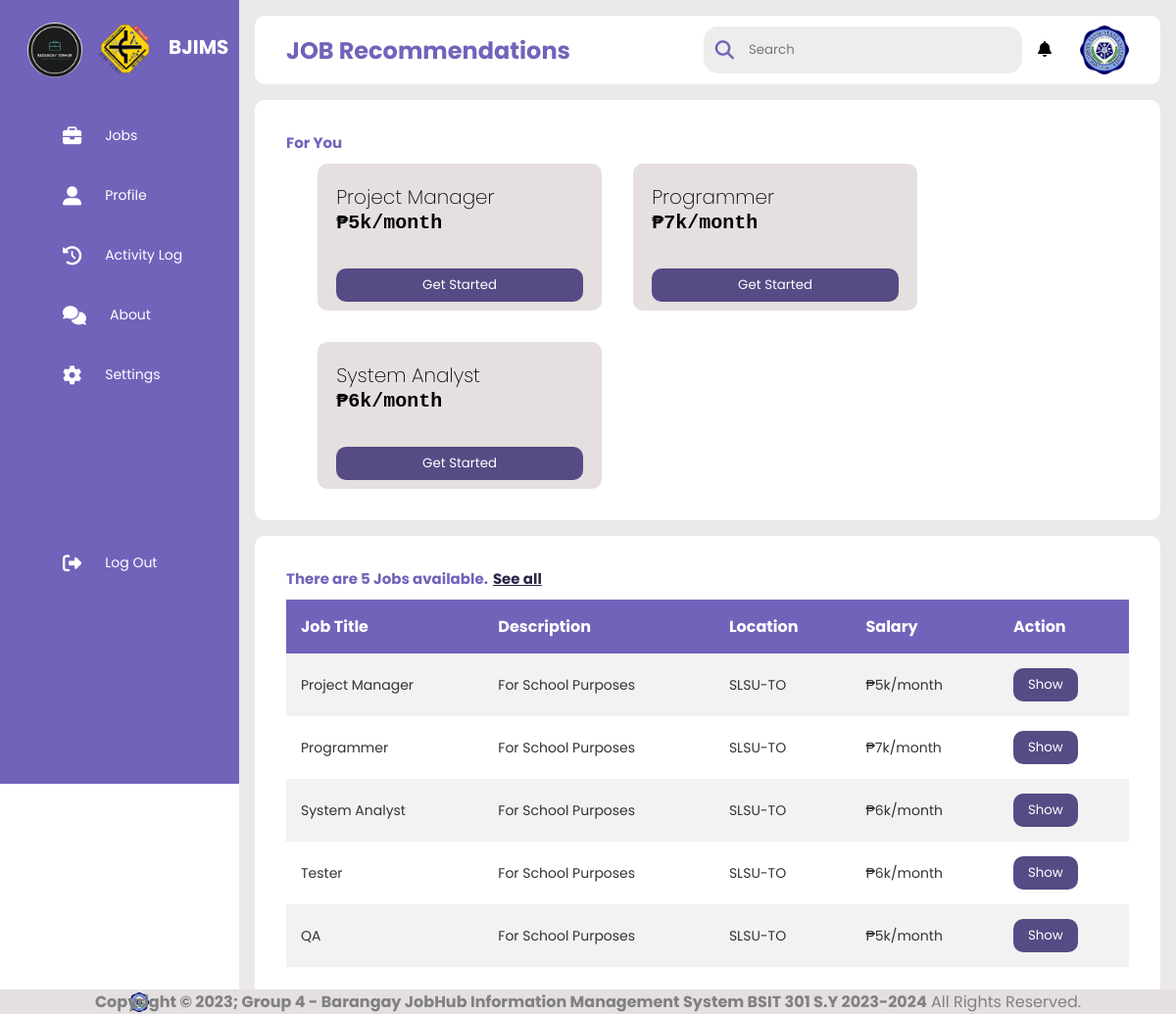
The app's page /jobseekers/jobseekers.php (signed in) with its own data.
### tables this page shows
CREATE TABLE `jobs` (
  `jobid` int(11) NOT NULL,
  `title` varchar(50) DEFAULT NULL,
  `description` varchar(255) DEFAULT NULL,
  `location` varchar(50) DEFAULT NULL,
  `requirements` varchar(255) DEFAULT NULL,
  `salary` varchar(50) DEFAULT NULL,
  `posteddate` date DEFAULT NULL
);

### jobseekers/jobseekers.php (the view, shortened to what this page needs)
<?php
$user_id = $_SESSION['user_id'];
?>
<!DOCTYPE html>
<html lang="en">
    <head>
        <link rel="stylesheet" href="../css/jobseekers.css"/>
        <link rel="stylesheet" href="https://cdnjs.cloudflare.com/ajax/libs/font-awesome/6.4.0/css/all.min.css"/>
    </head>
    <body>
        <div class="sidebar">
            <?php include("sidebar.php") ?>
        </div>
        <div class="main--content">
            <div class="header--wrapper">
                <div class="header--title">
                    <h2>JOB Recommendations</h2>
                </div>
                <div class="user--info">
                    <div class="search--box">
                        <i class="fas fasolid fa-search"></i>
                        <input type="text" id="Input" placeholder="Search"/>
                    </div>
                    <div class="notification">
                        <div class="notif-icon" onclick="toggleNotifi()">
                            <i class="fas fa-bell"></i>
                        </div>
                    </div>
                    <img src="../img/slsu.png" alt=""/>
                </div>
            </div>
            <div class="card--container">
                <h1 class="main--title">For You</h1>
                <div class="card-wrapper">
                    <div class="payment--card">
                        <div class="card--header">
                            <div class="amount">
                            <?php
                                require_once "../connection.php";
                                $sql = mysqli_query($conn, "SELECT * FROM jobs WHERE jobid=1");
                                $row = mysqli_num_rows($sql);
                                if($row > 0) {
                                    while($row = mysqli_fetch_array($sql)) {
                            ?>
                            <span class="title"><?php echo $row['title'];?></span>
                                <span class="amount-value"><?php echo $row['salary'];?></span>
                            <?php
                                }}
                            ?>
                            </div>
                        </div>
                        <a href="viewjobs.php?profid=1"><button style="width: 100%;">Get Started</button></a>
                    </div>
                    <div class="payment--card">
                        <div class="card--header">
                            <div class="amount">
                            <?php
                                require_once "../connection.php";
                                $sql = mysqli_query($conn, "SELECT * FROM jobs WHERE jobid=2");
                                $row = mysqli_num_rows($sql);
                                if($row > 0) {
                                    while($row = mysqli_fetch_array($sql)) {
                            ?>
                            <span class="title"><?php echo $row['title'];?></span>
                                <span class="amount-value"><?php echo $row['salary'];?></span>
                            <?php
                                }}
                            ?>
                            </div>
                        </div>
                        <a href="viewjobs.php?profid=2"><button style="width: 100%;">Get Started</button></a>
                    </div>
                    <div class="payment--card">
                        <div class="card--header">
                            <div class="amount">
                            <?php
                                require_once "../connection.php";
                                $sql = mysqli_query($conn, "SELECT * FROM jobs WHERE jobid=3");
                                $row = mysqli_num_rows($sql);
                                if($row > 0) {
                                    while($row = mysqli_fetch_array($sql)) {
                            ?>
                            <span class="title"><?php echo $row['title'];?></span>
                                <span class="amount-value"><?php echo $row['salary'];?></span>
                            <?php
                                }}
                            ?>
                            </div>
                        </div>
                        <a href="viewjobs.php?profid=3"><button style="width: 100%;">Get Started</button></a>
                    </div>
                </div>
            </div>
            <div class="tabular--wrapper">
                <h3 class="main--title">There are <?php
                                    $dash_jobs_query = "SELECT * FROM jobs";
                                    $dash_jobs_query_run = mysqli_query($conn, $dash_jobs_query);
                                    if($jobs_total = mysqli_num_rows($dash_jobs_query_run)){
                                        echo ''.$jobs_total.'';
                                    }else{
                                        echo 'No Record!';
                                    }
                                ?> Jobs available.<a href="jobs.php" style="margin-left: 5px; color: rgb(45, 39, 73);">See all</a></h3>
                <div class="table-container">
                    <table>
                        <thead>
                            <th>Job Title</th>
                            <th>Description</th>
                            <th>Location</th>
                            <th>Salary</th>
                            <th>Action</th>
                        </thead>
                        <tbody id="Table">
                            <?php
                                require_once "../connection.php";
                                $sql = mysqli_query($conn, "SELECT * FROM jobs ORDER BY jobid");
                                $row = mysqli_num_rows($sql);
                                if($row > 0) {
                                    while($row = mysqli_fetch_array($sql)) {
                            ?>
                            <tr>
                                <td><?php echo $row['title'];?></td>
                                <td><?php echo $row['description'];?></td>
                                <td><?php echo $row['location'];?></td>
                                <td><?php echo $row['salary'];?></td>
                                <td><a href="viewjobs.php?profid=<?php echo htmlentities($row['jobid']);?>" style="font-size: 15px;"><button style="background: rgb(86, 75, 133);
    color: #fff;
    padding: 7px 15px;
    border-radius: 10px;
    cursor: pointer;">Show</button></a></td>
                            </tr>
                            <?php
                                }}
                            ?>
                        </tbody>
                    </table>
                </div>
            </div>
        </div>
        <div class="footer" style="position: fixed;left: 0;bottom: 0;width: 100%;background: rgb(229, 223, 223);color: gray;text-align: center;">
            <strong><img src="../img/slsu.png" style="width: 20px; height: 20%; margin-left: 11%; margin-bottom: -23px; margin-top: 3px;"/>Copyright &copy; 2023; Group 4 - Barangay JobHub Information Management System BSIT 301 S.Y 2023-2024</strong> All Rights Reserved.
        </div>
    </body>
</html>

### jobseekers/sidebar.php (shortened to what this page needs)
<!DOCTYPE html>
<html lang="en">
    <head>
        <link rel="stylesheet" href="../css/admin.css"/>
        <link rel="stylesheet" href="https://cdnjs.cloudflare.com/ajax/libs/font-awesome/6.4.0/css/all.min.css"/>
    </head>
    <body>
    <div class="sidebar">
            <div class="logo">
                <ul class="menu">
                    <div class="top">
                        <div class="jobhublogo">
                            <img class="img-circle" src="../img/logo.png">
                            <img class="img-circle" src="../img/logorm.png">
                            <h4>BJIMS</h4>
                        </div>
                    </div><br>
                    <li>
                        <a href="../jobseekers/jobseekers.php">
                            <i class="fas fa-briefcase"></i>
                            <span>Jobs</span>
                        </a>
                    </li>
                    <li>
                        <a href="../jobseekers/profile.php">
                            <i class="fas fa-user-alt"></i>
                            <span>Profile</span>
                        </a>
                    </li>
                    <li>
                        <a href="../jobseekers/activitylog.php">
                            <i class="fa-solid fa-clock-rotate-left"></i>
                            <span>Activity Log</span>
                        </a>
                    </li>
                    <li>
                        <a href="../dashboard/jobs_about.php">
                            <i class="fa-solid fa-comments"></i>
                            <span>About</span>
                        </a>
                    </li>
                    <li>
                        <a href="../dashboard/jobs_settings.php">
                            <i class="fas fa-cog"></i>
                            <span>Settings</span>
                        </a>
                    </li>
                    <li>
                        <a href="../jobseekers/logout.php?logout=<?php echo $user_id; ?>">
                            <i class="fas fa-sign-out-alt"></i>
                            <span>Log Out</span>
                        </a>
                    </li>
                </ul>
            </div>
        </div>
    </body>
</html>

### css/jobseekers.css (style rules this page uses)
* { margin: 0; padding: 0; border: none; outline: none; box-sizing: border-box; font-family: "Poppins", sans-serif; }
body { display: flex; }
.sidebar { position: sticky; top: 0; left: 0; bottom: 0; width: 300px; height: 100vh; padding: 0 1rem; color: #fff; overflow: hidden; transition: all 0.5s linear; background: rgba(113, 99, 186, 255); }
.logo { height: 80px; padding: 16px; }
.top { display: flex; align-items: center; justify-content: space-between; margin-top: 1.4rem; }
.jobhublogo { display: flex; gap: 1rem; margin-left: -20px; margin-top: -15px; font-size: 20px; }
.jobhublogo h4 { margin-top: 10px; }
.jobhublogo img { width: 3.5rem; height: 3.5rem; border-radius: 50%; }
img { display: block; width: 100%; }
.menu { height: 88%; position: relative; list-style: none; padding: 0; }
.menu li { padding: 1rem; margin: 8px 0; border-radius: 8px; transition: all 0.5s ease-in-out; }
.menu a { color: #fff; font-size: 14px; text-decoration: none; display: flex; align-items: center; gap: 1.5rem; }
.menu a span { overflow: hidden; }
.menu a i { font-size: 1.2rem; }
.menu li:last-child { position: absolute; bottom: -33rem; width: 100%; }
.main--content { position: relative; background: #ebe9e9; width: 100%; padding: 1rem; }
i { font-size: 1rem; transition: all 300ms ease; }
.header--wrapper img { width: 50px; height: 50px; cursor: pointer; border-radius: 50%; }
.header--wrapper { display: flex; justify-content: space-between; align-items: center; flex-wrap: wrap; background: #fff; border-radius: 10px; padding: 10px 2rem; margin-bottom: 1rem; }
.header--title { color: rgba(113, 99, 186, 255); }
.notification { margin-right: 10px; border-radius: 50%; }
.notif-icon { cursor: pointer; margin-right: 3px; line-height: 50px; }
.user--info { display: flex; align-items: center; gap: 1rem; }
.search--box { background: rgb(237, 237, 237); border-radius: 15px; color: rgba(113, 99, 186, 255); display: flex; align-items: center; gap: 5px; padding: 4px 12px; }
.search--box input { background: transparent; padding: 10px; }
.search--box i { font-size: 1.2rem; cursor: pointer; transition: all 0.5s ease-out; }
.card--container { background: #fff; padding: 2rem; border-radius: 10px; }
.card-wrapper { display: flex; flex-wrap: wrap; gap: 2rem; margin-left: 2rem; }
.main--title { color: rgba(113, 99, 186, 255); padding-bottom: 10px; font-size: 15px; }
.payment--card { background: rgb(229, 223, 223); border-radius: 10px; padding: 1.2rem; width: 290px; height: 150px; display: flex; flex-direction: column; justify-content: space-between; transition: all 0.5s ease-in-out; }
.payment--card button { background: rgb(86, 75, 133); color: #fff; padding: 7px 15px; border-radius: 10px; margin-top: 15px; cursor: pointer; }
.card--header { display: flex; justify-content: space-between; align-items: center; margin-bottom: 20px; }
.amount { display: flex; flex-direction: column; }
.amount span { font-size: 20px; }
.title { font-size: 12px; font-weight: 200; }
.amount-value { font-size: 15px; font-family: 'Courier New', Courier, monospace; font-weight: 600; }
.tabular--wrapper { background: #fff; margin-top: 1rem; border-radius: 10px; padding: 2rem; }
.table-container { width: 100%; }
table { width: 100%; border-collapse: collapse; border-radius: 20%; }
thead { background: rgba(113, 99, 186, 255); color: #fff; }
th { padding: 15px; text-align: left; }
tbody { background: #f2f2f2; }
td { padding: 15px; font-size: 14px; color: #333; }
tr:nth-child(even) { background: #fff; }
.table-container button { color: green; background: none; cursor: pointer; }

### records on screen
jobs: title "Project Manager", salary "₱5k/month", description "For School Purposes", location "SLSU-TO"
jobs: title "Programmer", salary "₱7k/month", description "For School Purposes", location "SLSU-TO"
jobs: title "System Analyst", salary "₱6k/month", description "For School Purposes", location "SLSU-TO"
jobs: title "Tester", description "For School Purposes", location "SLSU-TO", salary "₱6k/month"
jobs: title "QA", description "For School Purposes", location "SLSU-TO", salary "₱5k/month"

### other values on screen
$jobs_total "5"
